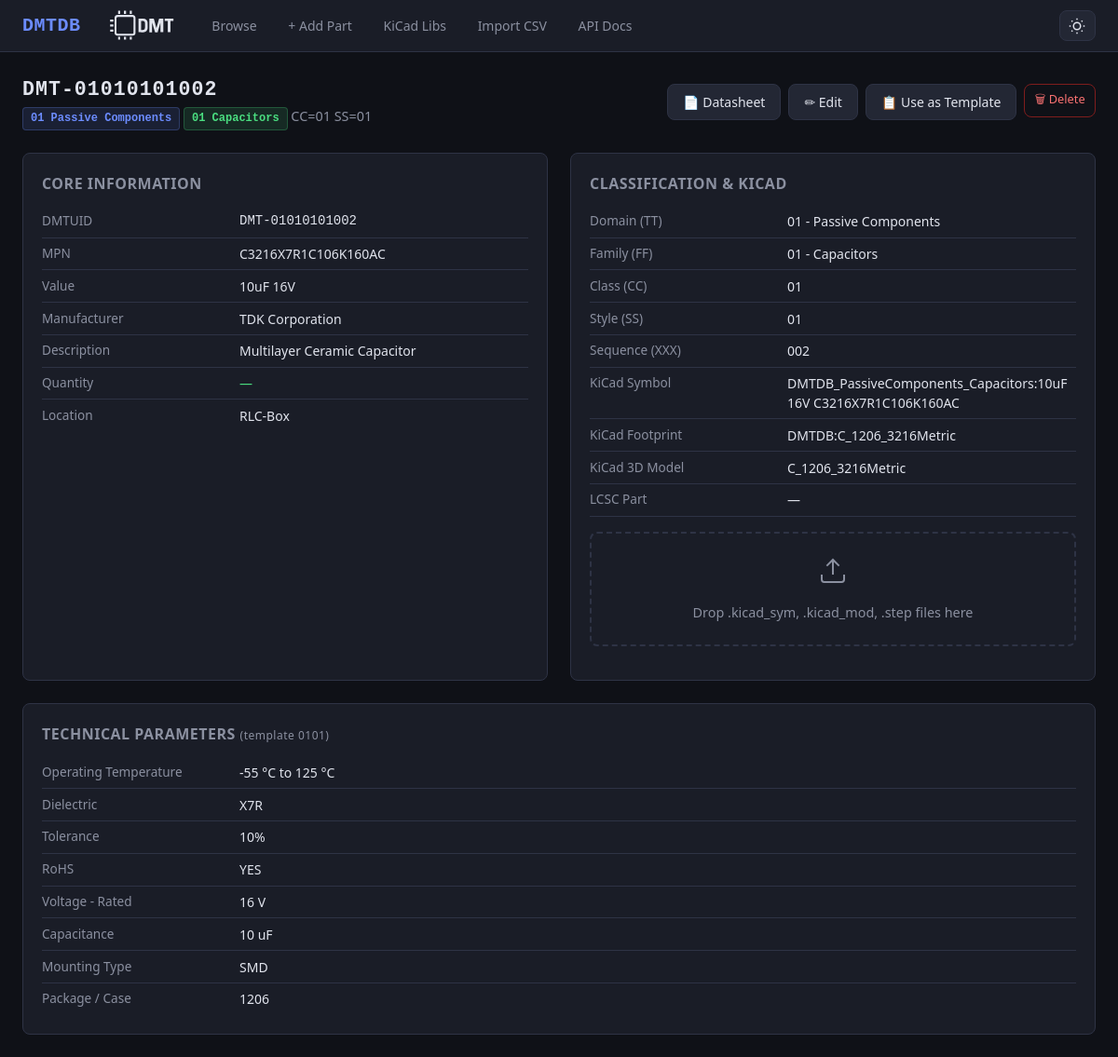
The page /part/DMT-01010101002 on the database as committed earlier.
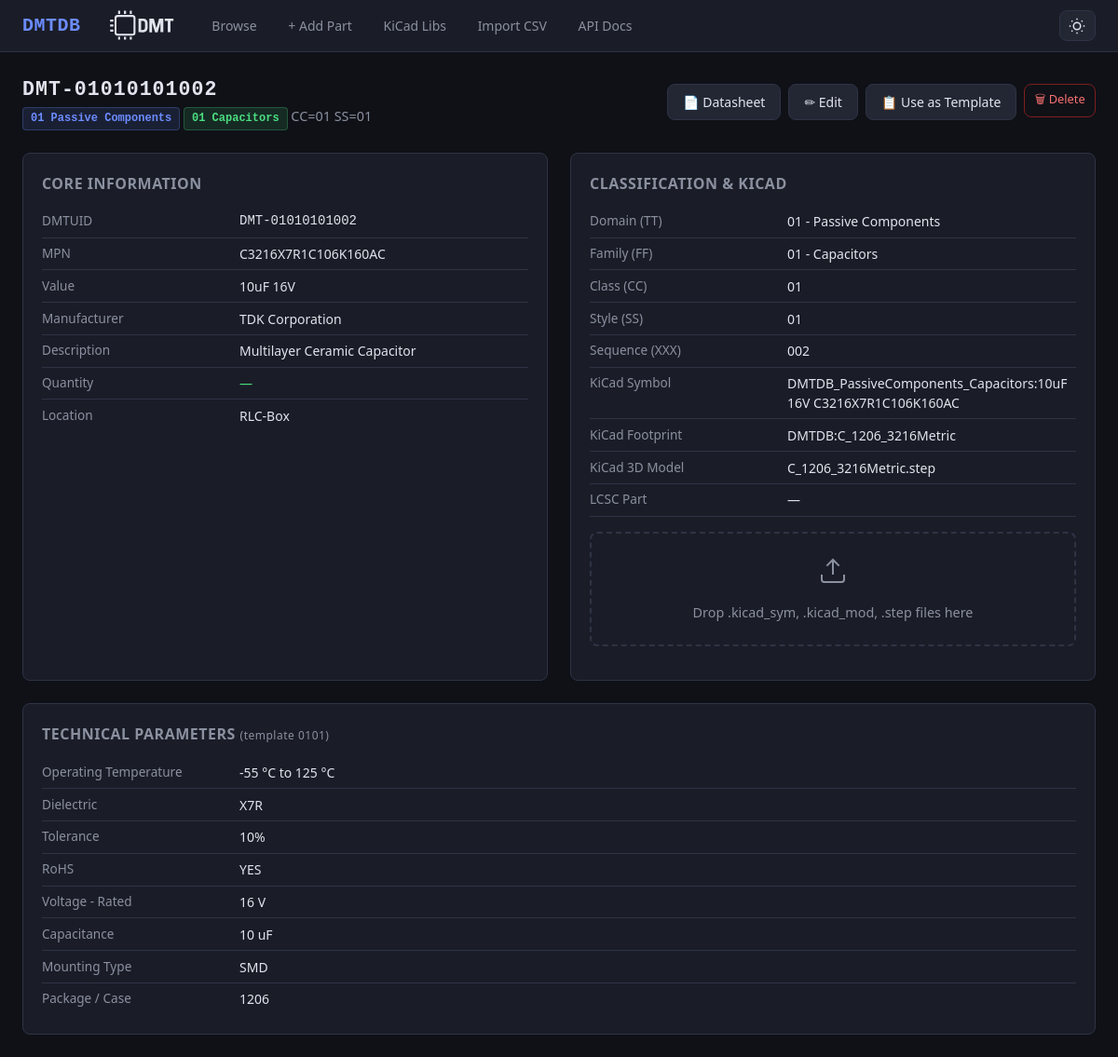
The same page on the database as committed later.
### db/models.py (models this page shows, shortened)
class Base(DeclarativeBase):
    pass

class Part(Base):
    __tablename__ = "parts"
    dmtuid = Column(String(20), primary_key=True)               # DMT-TTFFCCSSXXX
    tt  = Column(String(2), nullable=False, index=True)
    ff  = Column(String(2), nullable=False, index=True)
    cc  = Column(String(2), nullable=False, index=True)
    ss  = Column(String(2), nullable=False, index=True)
    xxx = Column(String(3), nullable=False)
    mpn          = Column(String(200), index=True, default="")
    manufacturer = Column(String(200), index=True, default="")
    value        = Column(String(200), index=True, default="")
    description  = Column(Text, default="")
    quantity     = Column(String(50), default="")
    location     = Column(String(200), default="")
    datasheet    = Column(Text, default="")
    distributor  = Column(Text, default="")
    kicad_symbol    = Column(String(300), default="")
    kicad_footprint = Column(String(300), default="")
    kicad_libref    = Column(String(300), default="")
    kicad_3dmodel   = Column(String(300), default="")
    extra_json = Column(Text, default="{}")
    notes      = Column(Text, default="")
    created_at = Column(DateTime, default=lambda: datetime.now(timezone.utc))
    updated_at = Column(DateTime, default=lambda: datetime.now(timezone.utc),
                        onupdate=lambda: datetime.now(timezone.utc))
    fields = relationship(
        "PartField", back_populates="part",
        cascade="all, delete-orphan", lazy="selectin",
    )
    __table_args__ = (
        Index("ix_ttffccss", "tt", "ff", "cc", "ss"),
    )

class PartField(Base):
    __tablename__ = "part_fields"
    id         = Column(Integer, primary_key=True, autoincrement=True)
    dmtuid     = Column(String(20),
                        ForeignKey("parts.dmtuid", ondelete="CASCADE"),
                        nullable=False, index=True)
    field_name = Column(String(200), nullable=False)
    field_value = Column(Text, nullable=False, default="")
    part = relationship("Part", back_populates="fields")
    __table_args__ = (
        Index("ix_field_lookup", "dmtuid", "field_name"),
    )

### ui/routes_detail.py (the view)
@ui_bp.route("/part/<dmtuid>")
def part_detail(dmtuid: str):
    session = get_session()
    try:
        part = PartsService.get(session, dmtuid)
        if not part:
            abort(404)
        template = get_fields(part.tt, part.ff)
        return render_template(
            "detail.html",
            part=part,
            template=template,
            domain_name=domain_name,
            family_name=family_name,
        )
    finally:
        session.close()

### db/engine.py (called while the page is built)
def get_session() -> Session:
    if _SessionLocal is None:
        raise RuntimeError("Database not initialised - call init_db() first")
    return _SessionLocal()

### schema/loader.py (called while the page is built)
def domain_name(tt: str) -> str:
    return _domain_map.get(tt, "Unknown")

def family_name(tt: str, ff: str) -> str:
    return _family_map.get(f"{tt}{ff}", "Unknown")

### schema/templates.py (called while the page is built)
def get_fields(tt: str, ff: str) -> Optional[list[str]]:
    return _templates.get(f"{tt}{ff}")

### services/parts_service.py (called while the page is built)
    @staticmethod
    def get(session: Session, dmtuid: str) -> Part | None:
        return session.get(Part, dmtuid.upper())

### templates/detail.html (shortened to what this page needs)
{% extends "base.html" %}
{% block content %}
<div class="page-header">
  <div>
    <h1 style="font-family:var(--mono); letter-spacing:1px;">{{ part.dmtuid }}</h1>
    <span class="subtitle">
      <span class="badge badge-domain">{{ part.tt }} {{ domain_name(part.tt) }}</span>
      <span class="badge badge-family">{{ part.ff }} {{ family_name(part.tt, part.ff) }}</span>
      CC={{ part.cc }} SS={{ part.ss }}
    </span>
  </div>
  <div style="display:flex; gap:.5rem;">
    {% if part.datasheet %}
    {% if part.datasheet.startswith('http') %}
    <a href="{{ part.datasheet }}" target="_blank" rel="noopener" class="btn btn-secondary">📄 Datasheet</a>
    {% else %}
    <a href="/datasheets/{{ part.datasheet }}" target="_blank" rel="noopener" class="btn btn-secondary">📄 Datasheet</a>
    {% endif %}
    {% endif %}
    <a href="/part/{{ part.dmtuid }}/edit" class="btn btn-secondary">✏ Edit</a>
    <a href="/part/add?template={{ part.dmtuid }}" class="btn btn-secondary"
      title="Create new part using this as template">📋 Use as Template</a>
    <form method="post" action="/part/{{ part.dmtuid }}/delete" onsubmit="return confirm('Delete {{ part.dmtuid }}?');"
      style="display:inline;">
      <button type="submit" class="btn btn-danger btn-sm">🗑 Delete</button>
    </form>
  </div>
</div>
<div class="detail-grid">
  <div class="detail-card">
    <h2>Core Information</h2>
    <div class="field-row"><span class="field-label">DMTUID</span><span class="field-value"
        style="font-family:var(--mono)">{{ part.dmtuid }}</span></div>
    <div class="field-row"><span class="field-label">MPN</span><span class="field-value">{{ part.mpn or '—' }}</span>
    </div>
    <div class="field-row"><span class="field-label">Value</span><span class="field-value">{{ part.value or '—'
        }}</span></div>
    <div class="field-row"><span class="field-label">Manufacturer</span><span class="field-value">{{ part.manufacturer
        or '—' }}</span></div>
    <div class="field-row"><span class="field-label">Description</span><span class="field-value">{{ part.description or
        '—' }}</span></div>
    <div class="field-row"><span class="field-label">Quantity</span><span class="field-value"
        style="color:var(--green);">{{ part.quantity or '—' }}</span></div>
    <div class="field-row"><span class="field-label">Location</span><span class="field-value">{{ part.location or '—'
        }}</span></div>
  </div>
  <div class="detail-card">
    <h2>Classification & KiCad</h2>
    <div class="field-row"><span class="field-label">Domain (TT)</span><span class="field-value">{{ part.tt }} - {{
        domain_name(part.tt) }}</span></div>
    <div class="field-row"><span class="field-label">Family (FF)</span><span class="field-value">{{ part.ff }} - {{
        family_name(part.tt, part.ff) }}</span></div>
    <div class="field-row"><span class="field-label">Class (CC)</span><span class="field-value">{{ part.cc }}</span>
    </div>
    <div class="field-row"><span class="field-label">Style (SS)</span><span class="field-value">{{ part.ss }}</span>
    </div>
    <div class="field-row"><span class="field-label">Sequence (XXX)</span><span class="field-value">{{ part.xxx
        }}</span></div>
    <div class="field-row"><span class="field-label">KiCad Symbol</span><span class="field-value" id="kicad-symbol">{{
        part.kicad_symbol
        or '—' }}</span></div>
    <div class="field-row"><span class="field-label">KiCad Footprint</span><span class="field-value"
        id="kicad-footprint">{{
        part.kicad_footprint or '—' }}</span></div>
    <div class="field-row"><span class="field-label">KiCad 3D Model</span><span class="field-value"
        id="kicad-3dmodel">{{
        part.kicad_3dmodel or '—' }}</span></div>
    <div class="field-row"><span class="field-label">LCSC Part</span><span class="field-value" id="kicad-lcsc">{{
        part.kicad_libref
        or '—' }}</span></div>
    <div id="kicadDropzone" class="kicad-dropzone" data-dmtuid="{{ part.dmtuid }}" data-mpn="{{ part.mpn or '' }}"
      data-value="{{ part.value or '' }}" data-footprint="{{ part.kicad_footprint or '' }}"
      data-datasheet="{{ part.datasheet or '' }}" data-description="{{ part.description or '' }}"
      data-manufacturer="{{ part.manufacturer or '' }}">
      <svg width="32" height="32" viewBox="0 0 24 24" fill="none" stroke="currentColor" stroke-width="1.5">
        <path d="M21 15v4a2 2 0 0 1-2 2H5a2 2 0 0 1-2-2v-4" />
        <polyline points="17 8 12 3 7 8" />
        <line x1="12" y1="3" x2="12" y2="15" />
      </svg>
      <p>Drop .kicad_sym, .kicad_mod, .step files here</p>
    </div>
  </div>
  {% if part.fields %}
  <div class="detail-card" style="grid-column: 1 / -1;">
    <h2>Technical Parameters
      {% if template %}
      <span style="font-weight:400; font-size:.75rem; color:var(--text-dim); text-transform:none;"> (template {{ part.tt
        }}{{ part.ff }})</span>
      {% endif %}
    </h2>
    {% for f in part.fields %}
    <div class="field-row">
      <span class="field-label">{{ f.field_name }}</span>
      <span class="field-value">{{ f.field_value }}</span>
    </div>
    {% endfor %}
  </div>
  {% endif %}
</div>
{% endblock %}

### templates/base.html (shortened to what this page needs)
<!DOCTYPE html>
<html lang="en">
<head>
  <link rel="stylesheet" href="/static/css/style.css">
</head>
<body>
  <nav class="nav">
    <a href="/" class="nav-brand">DMTDB</a>
    <div class="nav-links">
      <a href="/" {% if request.endpoint=='ui.index' %}class="active" {% endif %}>Browse</a>
      <a href="/part/add" {% if request.endpoint=='ui.part_add' %}class="active" {% endif %}>+ Add Part</a>
      <a href="/libs" {% if request.endpoint=='ui.libs_page' %}class="active" {% endif %}>KiCad Libs</a>
      <a href="/import" {% if request.endpoint=='ui.import_page' %}class="active" {% endif %}>Import CSV</a>
      <a href="/api/docs" {% if request.endpoint=='ui.api_docs' %}class="active" {% endif %}>API Docs</a>
    </div>
    <button class="theme-toggle" id="themeToggle" title="Toggle dark/light mode">
      <svg class="theme-icon-dark" width="18" height="18" viewBox="0 0 24 24" fill="none" stroke="currentColor"
        stroke-width="2">
        <circle cx="12" cy="12" r="5" />
        <path
          d="M12 1v2M12 21v2M4.22 4.22l1.42 1.42M18.36 18.36l1.42 1.42M1 12h2M21 12h2M4.22 19.78l1.42-1.42M18.36 5.64l1.42-1.42" />
      </svg>
    </button>
  </nav>
  <div class="container">
    {% block content %}{% endblock %}
  </div>
</body>
</html>

### static/css/style.css (style rules this page uses)
:root { --bg: #0f1117; --surface: #1a1d27; --surface2: #232734; --border: #2e3345; --text: #e1e4ed; --text-dim: #8b90a0; --accent: #6c8cff; --accent-hover: #8aa4ff; --green: #4ade80; --red: #f87171; --yellow: #fbbf24; --orange: #fb923c; --radius: 8px; --font: 'Segoe UI', system-ui, -apple-system, sans-serif; --mono: 'JetBrains Mono', 'Fira Code', 'Consolas', monospace; --card: var(--surface); --hover: var(--surface2); }
*, *::before, *::after { box-sizing: border-box; margin: 0; padding: 0; }
body { font-family: var(--font); background: var(--bg); color: var(--text); line-height: 1.5; }
.nav { background: var(--surface); border-bottom: 1px solid var(--border); padding: 0 1.5rem; display: flex; align-items: center; height: 56px; gap: 1.5rem; position: sticky; top: 0; z-index: 100; }
.nav-brand { font-size: 1.25rem; font-weight: 700; color: var(--accent); text-decoration: none; letter-spacing: .5px; font-family: var(--mono); }
.nav-logo { height: 80px; width: auto; }
.nav-links { display: flex; gap: .5rem; }
.nav-links a { color: var(--text-dim); text-decoration: none; padding: .4rem .8rem; border-radius: var(--radius); font-size: .875rem; transition: all .15s; }
.theme-toggle { margin-left: auto; background: var(--surface2); border: 1px solid var(--border); border-radius: var(--radius); padding: .4rem .6rem; cursor: pointer; font-size: 1rem; line-height: 1; transition: all .15s; color: var(--text); display: flex; align-items: center; }
.theme-icon-dark { display: block; }
.container { max-width: 1800px; margin: 0 auto; padding: 1.5rem; }
.btn { display: inline-flex; align-items: center; gap: .4rem; padding: .5rem 1rem; border-radius: var(--radius); font-size: .875rem; font-weight: 500; text-decoration: none; border: 1px solid var(--border); cursor: pointer; transition: all .15s; font-family: var(--font); }
.btn-secondary { background: var(--surface2); color: var(--text); }
.btn-danger { background: transparent; color: var(--red); border-color: #7f1d1d; }
.btn-sm { padding: .35rem .65rem; font-size: .8rem; }
.detail-grid { display: grid; grid-template-columns: 1fr 1fr; gap: 1.5rem; }
.detail-card { background: var(--surface); border: 1px solid var(--border); border-radius: var(--radius); padding: 1.25rem; }
.detail-card h2 { font-size: 1rem; color: var(--text-dim); margin-bottom: .75rem; text-transform: uppercase; letter-spacing: .5px; font-weight: 600; }
.field-row { display: flex; gap: .75rem; padding: .4rem 0; border-bottom: 1px solid var(--border); }
.field-row:last-child { border-bottom: none; }
.field-label { flex: 0 0 200px; color: var(--text-dim); font-size: .85rem; }
.field-value { flex: 1; font-size: .875rem; word-break: break-word; }
.kicad-dropzone { border: 2px dashed var(--border); border-radius: var(--radius); padding: 1.25rem; text-align: center; margin-bottom: 1rem; transition: all .2s; color: var(--text-dim); }
.kicad-dropzone svg { margin-bottom: .25rem; }
.kicad-dropzone p { font-size: .85rem; margin: 0; }
.page-header { display: flex; align-items: center; justify-content: space-between; margin-bottom: 1.5rem; flex-wrap: wrap; gap: .75rem; }
.page-header h1 { font-size: 1.35rem; font-weight: 700; }
.page-header .subtitle { color: var(--text-dim); font-size: .9rem; }
.badge { display: inline-block; padding: .15rem .5rem; border-radius: 4px; font-size: .75rem; font-weight: 600; font-family: var(--mono); }
.badge-domain { background: #6c8cff20; color: var(--accent); border: 1px solid #6c8cff40; }
.badge-family { background: #4ade8020; color: var(--green); border: 1px solid #4ade8040; }

### templates/detail.html (style rules this page uses)
.kicad-dropzone { margin-top: 1rem; padding: 1.5rem; border: 2px dashed var(--border); border-radius: 8px; text-align: center; cursor: pointer; transition: all 0.2s ease; background: var(--surface); color: var(--text-dim); }
.kicad-dropzone p { margin: 0.5rem 0 0 0; font-size: 0.9rem; }

Rows that differ between the two databases and show on the page:
changed Part "DMT-01010101002": kicad_3dmodel "C_1206_3216Metric" → "C_1206_3216Metric.step"
